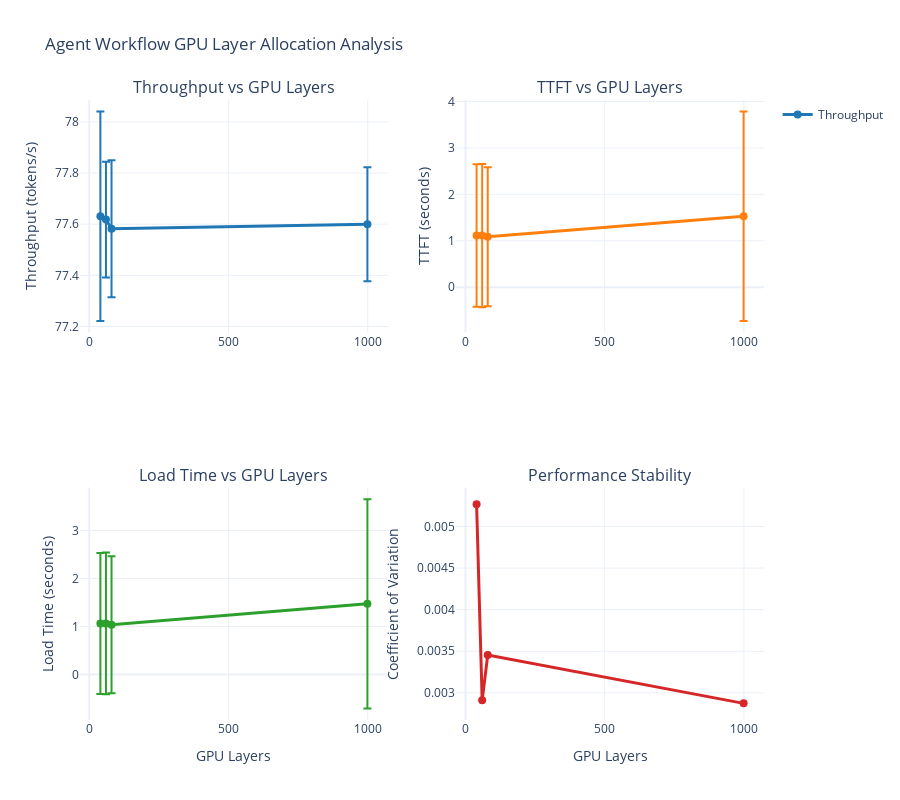

Write notebook code for a chart like this one.
### Code cell
# GPU Layer Allocation Analysis for Agent Workflows
def create_gpu_allocation_analysis():
    """Analyze GPU layer allocation impact on agent workflow performance"""

    # Group by GPU layers and calculate performance metrics
    gpu_analysis = (
        param_df.groupby("num_gpu")
        .agg(
            {
                "tokens_s": ["mean", "std", "count"],
                "ttft_s": ["mean", "std"],
                "load_s": ["mean", "std"],
            }
        )
        .round(3)
    )

    # Flatten column names
    gpu_analysis.columns = ["_".join(col).strip() for col in gpu_analysis.columns]
    gpu_analysis = gpu_analysis.reset_index()

    # Create comprehensive GPU allocation analysis
    fig = make_subplots(
        rows=2,
        cols=2,
        subplot_titles=(
            "Throughput vs GPU Layers",
            "TTFT vs GPU Layers",
            "Load Time vs GPU Layers",
            "Performance Stability",
        ),
        specs=[
            [{"secondary_y": False}, {"secondary_y": False}],
            [{"secondary_y": False}, {"secondary_y": False}],
        ],
    )

    # Throughput vs GPU Layers
    fig.add_trace(
        go.Scatter(
            x=gpu_analysis["num_gpu"],
            y=gpu_analysis["tokens_s_mean"],
            error_y=dict(type="data", array=gpu_analysis["tokens_s_std"]),
            mode="lines+markers",
            name="Throughput",
            line=dict(color="#1f77b4", width=3),
            marker=dict(size=8),
        ),
        row=1,
        col=1,
    )

    # TTFT vs GPU Layers
    fig.add_trace(
        go.Scatter(
            x=gpu_analysis["num_gpu"],
            y=gpu_analysis["ttft_s_mean"],
            error_y=dict(type="data", array=gpu_analysis["ttft_s_std"]),
            mode="lines+markers",
            name="TTFT",
            line=dict(color="#ff7f0e", width=3),
            marker=dict(size=8),
            showlegend=False,
        ),
        row=1,
        col=2,
    )

    # Load Time vs GPU Layers
    fig.add_trace(
        go.Scatter(
            x=gpu_analysis["num_gpu"],
            y=gpu_analysis["load_s_mean"],
            error_y=dict(type="data", array=gpu_analysis["load_s_std"]),
            mode="lines+markers",
            name="Load Time",
            line=dict(color="#2ca02c", width=3),
            marker=dict(size=8),
            showlegend=False,
        ),
        row=2,
        col=1,
    )

    # Performance Stability (coefficient of variation)
    gpu_analysis["cv"] = gpu_analysis["tokens_s_std"] / gpu_analysis["tokens_s_mean"]
    fig.add_trace(
        go.Scatter(
            x=gpu_analysis["num_gpu"],
            y=gpu_analysis["cv"],
            mode="lines+markers",
            name="CV (Stability)",
            line=dict(color="#d62728", width=3),
            marker=dict(size=8),
            showlegend=False,
        ),
        row=2,
        col=2,
    )

    # Update layout
    fig.update_layout(
        title="Agent Workflow GPU Layer Allocation Analysis",
        height=800,
        showlegend=True,
        font=dict(size=12),
    )

    # Update axes labels
    fig.update_xaxes(title_text="GPU Layers", row=2, col=1)
    fig.update_xaxes(title_text="GPU Layers", row=2, col=2)
    fig.update_yaxes(title_text="Throughput (tokens/s)", row=1, col=1)
    fig.update_yaxes(title_text="TTFT (seconds)", row=1, col=2)
    fig.update_yaxes(title_text="Load Time (seconds)", row=2, col=1)
    fig.update_yaxes(title_text="Coefficient of Variation", row=2, col=2)

    return fig, gpu_analysis


# Create and display the visualization
gpu_fig, gpu_analysis = create_gpu_allocation_analysis()
gpu_fig.show()

# Display GPU allocation insights
print("📊 GPU Layer Allocation Analysis for Agent Workflows:")
print(
    "Key Finding: Agent workflows require different GPU allocation than single-inference tasks"
)
for _, row in gpu_analysis.iterrows():
    print(
        f"   GPU {row['num_gpu']}: {row['tokens_s_mean']:.1f} tok/s (CV={row['cv']:.3f})"
    )

### Figure 1 — Plotly figure (JSON) as saved in the notebook; plotly's stock layout.template omitted (floating-point values rounded to 4 significant figures)
{"data": [{"error_y": {"array": [0.409, 0.226, 0.268, 0.223], "type": "data"}, "line": {"color": "#1f77b4", "width": 3}, "marker": {"size": 8}, "mode": "lines+markers", "name": "Throughput", "type": "scatter", "x": [40, 60, 80, 999], "xaxis": "x", "y": [77.63, 77.62, 77.58, 77.6], "yaxis": "y"}, {"error_y": {"array": [1.537, 1.544, 1.497, 2.255], "type": "data"}, "line": {"color": "#ff7f0e", "width": 3}, "marker": {"size": 8}, "mode": "lines+markers", "name": "TTFT", "showlegend": false, "type": "scatter", "x": [40, 60, 80, 999], "xaxis": "x2", "y": [1.113, 1.111, 1.086, 1.528], "yaxis": "y2"}, {"error_y": {"array": [1.468, 1.476, 1.428, 2.179], "type": "data"}, "line": {"color": "#2ca02c", "width": 3}, "marker": {"size": 8}, "mode": "lines+markers", "name": "Load Time", "showlegend": false, "type": "scatter", "x": [40, 60, 80, 999], "xaxis": "x3", "y": [1.063, 1.063, 1.036, 1.474], "yaxis": "y3"}, {"line": {"color": "#d62728", "width": 3}, "marker": {"size": 8}, "mode": "lines+markers", "name": "CV (Stability)", "showlegend": false, "type": "scatter", "x": [40, 60, 80, 999], "xaxis": "x4", "y": [0.005269, 0.002912, 0.003454, 0.002874], "yaxis": "y4"}], "layout": {"annotations": [{"font": {"size": 16}, "showarrow": false, "text": "Throughput vs GPU Layers", "x": 0.225, "xanchor": "center", "xref": "paper", "y": 1, "yanchor": "bottom", "yref": "paper"}, {"font": {"size": 16}, "showarrow": false, "text": "TTFT vs GPU Layers", "x": 0.775, "xanchor": "center", "xref": "paper", "y": 1, "yanchor": "bottom", "yref": "paper"}, {"font": {"size": 16}, "showarrow": false, "text": "Load Time vs GPU Layers", "x": 0.225, "xanchor": "center", "xref": "paper", "y": 0.375, "yanchor": "bottom", "yref": "paper"}, {"font": {"size": 16}, "showarrow": false, "text": "Performance Stability", "x": 0.775, "xanchor": "center", "xref": "paper", "y": 0.375, "yanchor": "bottom", "yref": "paper"}], "font": {"size": 12}, "height": 800, "showlegend": true, "title": {"text": "Agent Workflow GPU Layer Allocation Analysis"}, "xaxis": {"anchor": "y", "domain": [0, 0.45]}, "xaxis2": {"anchor": "y2", "domain": [0.55, 1]}, "xaxis3": {"anchor": "y3", "domain": [0, 0.45], "title": {"text": "GPU Layers"}}, "xaxis4": {"anchor": "y4", "domain": [0.55, 1], "title": {"text": "GPU Layers"}}, "yaxis": {"anchor": "x", "domain": [0.625, 1], "title": {"text": "Throughput (tokens/s)"}}, "yaxis2": {"anchor": "x2", "domain": [0.625, 1], "title": {"text": "TTFT (seconds)"}}, "yaxis3": {"anchor": "x3", "domain": [0, 0.375], "title": {"text": "Load Time (seconds)"}}, "yaxis4": {"anchor": "x4", "domain": [0, 0.375], "title": {"text": "Coefficient of Variation"}}}}
